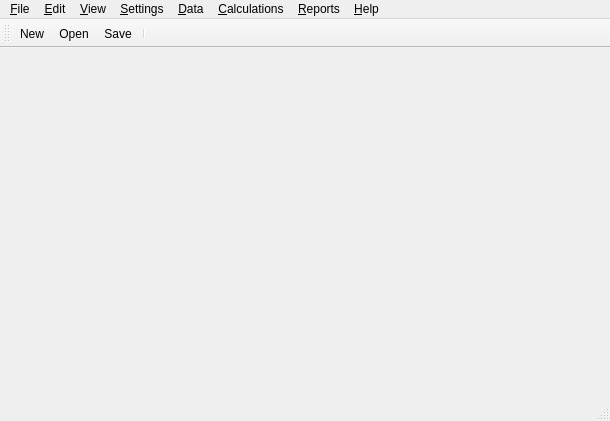
<?xml version="1.0" encoding="UTF-8"?>
<ui version="4.0">
 <class>MainWindow</class>
 <widget class="QMainWindow" name="MainWindow">
  <property name="geometry">
   <rect>
    <x>0</x>
    <y>0</y>
    <width>610</width>
    <height>421</height>
   </rect>
  </property>
  <property name="windowTitle">
   <string>Toponic</string>
  </property>
  <property name="windowIcon">
   <iconset resource="../res/toponic.qrc">
    <normaloff>:/png/toponic-48.png</normaloff>:/png/toponic-48.png</iconset>
  </property>
  <widget class="QWidget" name="centralWidget"/>
  <widget class="QMenuBar" name="menuBar">
   <property name="geometry">
    <rect>
     <x>0</x>
     <y>0</y>
     <width>610</width>
     <height>24</height>
    </rect>
   </property>
   <widget class="QMenu" name="fileMenu">
    <property name="title">
     <string>&amp;File</string>
    </property>
    <widget class="QMenu" name="importMenu">
     <property name="title">
      <string>&amp;Import</string>
     </property>
     <addaction name="importFromFileAction"/>
     <addaction name="importTemplatePointsAction"/>
    </widget>
    <addaction name="newAction"/>
    <addaction name="openAction"/>
    <addaction name="closeAction"/>
    <addaction name="separator"/>
    <addaction name="saveAction"/>
    <addaction name="saveAsAction"/>
    <addaction name="saveAllAction"/>
    <addaction name="separator"/>
    <addaction name="importMenu"/>
   </widget>
   <widget class="QMenu" name="editMenu">
    <property name="title">
     <string>&amp;Edit</string>
    </property>
   </widget>
   <widget class="QMenu" name="viewMenu">
    <property name="title">
     <string>&amp;View</string>
    </property>
   </widget>
   <widget class="QMenu" name="settingsMenu">
    <property name="title">
     <string>&amp;Settings</string>
    </property>
   </widget>
   <widget class="QMenu" name="dataMenu">
    <property name="title">
     <string>&amp;Data</string>
    </property>
   </widget>
   <widget class="QMenu" name="calculationsMenu">
    <property name="title">
     <string>&amp;Calculations</string>
    </property>
   </widget>
   <widget class="QMenu" name="reportsMenu">
    <property name="title">
     <string>&amp;Reports</string>
    </property>
   </widget>
   <widget class="QMenu" name="helpMenu">
    <property name="title">
     <string>&amp;Help</string>
    </property>
   </widget>
   <addaction name="fileMenu"/>
   <addaction name="editMenu"/>
   <addaction name="viewMenu"/>
   <addaction name="settingsMenu"/>
   <addaction name="dataMenu"/>
   <addaction name="calculationsMenu"/>
   <addaction name="reportsMenu"/>
   <addaction name="helpMenu"/>
  </widget>
  <widget class="QToolBar" name="mainToolBar">
   <attribute name="toolBarArea">
    <enum>TopToolBarArea</enum>
   </attribute>
   <attribute name="toolBarBreak">
    <bool>false</bool>
   </attribute>
   <addaction name="newAction"/>
   <addaction name="openAction"/>
   <addaction name="saveAction"/>
   <addaction name="separator"/>
  </widget>
  <widget class="QStatusBar" name="statusBar"/>
  <action name="newAction">
   <property name="icon">
    <iconset resource="../res/toponic.qrc">
     <normaloff>:/png/new.png</normaloff>:/png/new.png</iconset>
   </property>
   <property name="text">
    <string>&amp;New</string>
   </property>
   <property name="statusTip">
    <string>Create a new project.</string>
   </property>
   <property name="shortcut">
    <string>Ctrl+N</string>
   </property>
  </action>
  <action name="openAction">
   <property name="icon">
    <iconset resource="../res/toponic.qrc">
     <normaloff>:/png/open.png</normaloff>:/png/open.png</iconset>
   </property>
   <property name="text">
    <string>&amp;Open...</string>
   </property>
   <property name="statusTip">
    <string>Open an existing project.</string>
   </property>
   <property name="shortcut">
    <string>Ctrl+O</string>
   </property>
  </action>
  <action name="closeAction">
   <property name="text">
    <string>&amp;Close</string>
   </property>
   <property name="statusTip">
    <string>Close the active project.</string>
   </property>
   <property name="shortcut">
    <string>Ctrl+W</string>
   </property>
  </action>
  <action name="saveAction">
   <property name="icon">
    <iconset resource="../res/toponic.qrc">
     <normaloff>:/png/save.png</normaloff>:/png/save.png</iconset>
   </property>
   <property name="text">
    <string>&amp;Save</string>
   </property>
   <property name="statusTip">
    <string>Save the active project.</string>
   </property>
   <property name="shortcut">
    <string>Ctrl+S</string>
   </property>
  </action>
  <action name="saveAsAction">
   <property name="text">
    <string>Save &amp;As...</string>
   </property>
   <property name="toolTip">
    <string>Sace As</string>
   </property>
   <property name="statusTip">
    <string>Save the active project with a new name.</string>
   </property>
   <property name="shortcut">
    <string>Ctrl+Alt+S</string>
   </property>
  </action>
  <action name="saveAllAction">
   <property name="text">
    <string>Save a&amp;ll projects</string>
   </property>
   <property name="statusTip">
    <string>Save all opened projects.</string>
   </property>
  </action>
  <action name="importFromFileAction">
   <property name="text">
    <string>&amp;File...</string>
   </property>
   <property name="statusTip">
    <string>Import data from survey file...</string>
   </property>
  </action>
  <action name="importTemplatePointsAction">
   <property name="text">
    <string>Template (&amp;points)...</string>
   </property>
   <property name="statusTip">
    <string>Import data from points template.</string>
   </property>
  </action>
 </widget>
 <layoutdefault spacing="6" margin="11"/>
 <resources>
  <include location="../res/toponic.qrc"/>
 </resources>
 <connections>
  <connection>
   <sender>newAction</sender>
   <signal>triggered()</signal>
   <receiver>MainWindow</receiver>
   <slot>slotFileNew()</slot>
   <hints>
    <hint type="sourcelabel">
     <x>-1</x>
     <y>-1</y>
    </hint>
    <hint type="destinationlabel">
     <x>308</x>
     <y>214</y>
    </hint>
   </hints>
  </connection>
  <connection>
   <sender>openAction</sender>
   <signal>triggered()</signal>
   <receiver>MainWindow</receiver>
   <slot>slotFileOpen()</slot>
   <hints>
    <hint type="sourcelabel">
     <x>-1</x>
     <y>-1</y>
    </hint>
    <hint type="destinationlabel">
     <x>306</x>
     <y>212</y>
    </hint>
   </hints>
  </connection>
  <connection>
   <sender>closeAction</sender>
   <signal>triggered()</signal>
   <receiver>MainWindow</receiver>
   <slot>slotFileClose()</slot>
   <hints>
    <hint type="sourcelabel">
     <x>-1</x>
     <y>-1</y>
    </hint>
    <hint type="destinationlabel">
     <x>305</x>
     <y>211</y>
    </hint>
   </hints>
  </connection>
  <connection>
   <sender>saveAction</sender>
   <signal>triggered()</signal>
   <receiver>MainWindow</receiver>
   <slot>slotFileSave()</slot>
   <hints>
    <hint type="sourcelabel">
     <x>-1</x>
     <y>-1</y>
    </hint>
    <hint type="destinationlabel">
     <x>305</x>
     <y>211</y>
    </hint>
   </hints>
  </connection>
  <connection>
   <sender>saveAsAction</sender>
   <signal>triggered()</signal>
   <receiver>MainWindow</receiver>
   <slot>slotFileSaveAs()</slot>
   <hints>
    <hint type="sourcelabel">
     <x>-1</x>
     <y>-1</y>
    </hint>
    <hint type="destinationlabel">
     <x>305</x>
     <y>211</y>
    </hint>
   </hints>
  </connection>
  <connection>
   <sender>saveAllAction</sender>
   <signal>triggered()</signal>
   <receiver>MainWindow</receiver>
   <slot>slotFileSaveAll()</slot>
   <hints>
    <hint type="sourcelabel">
     <x>-1</x>
     <y>-1</y>
    </hint>
    <hint type="destinationlabel">
     <x>304</x>
     <y>210</y>
    </hint>
   </hints>
  </connection>
  <connection>
   <sender>importFromFileAction</sender>
   <signal>triggered()</signal>
   <receiver>MainWindow</receiver>
   <slot>slotImportFromFile()</slot>
   <hints>
    <hint type="sourcelabel">
     <x>-1</x>
     <y>-1</y>
    </hint>
    <hint type="destinationlabel">
     <x>304</x>
     <y>210</y>
    </hint>
   </hints>
  </connection>
  <connection>
   <sender>importTemplatePointsAction</sender>
   <signal>triggered()</signal>
   <receiver>MainWindow</receiver>
   <slot>slotImportTemplatePoints()</slot>
   <hints>
    <hint type="sourcelabel">
     <x>-1</x>
     <y>-1</y>
    </hint>
    <hint type="destinationlabel">
     <x>304</x>
     <y>210</y>
    </hint>
   </hints>
  </connection>
 </connections>
 <slots>
  <slot>slotFileNew()</slot>
  <slot>slotFileOpen()</slot>
  <slot>slotFileClose()</slot>
  <slot>slotFileSave()</slot>
  <slot>slotFileSaveAs()</slot>
  <slot>slotFileSaveAll()</slot>
  <slot>slotImportFromFile()</slot>
  <slot>slotImportTemplatePoints()</slot>
 </slots>
</ui>
